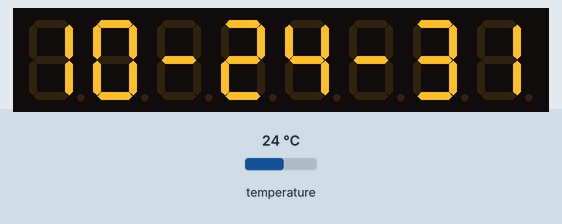
Recording of a sketch running on a simulated ESP32. Parts: 8-digit seven-segment display. Inputs (shaded band) come from the test bench; at power-on: temperature 24 °C. WiFi joins after 1.5 s; servers stay silent unless stated; network time is answered at once with the bench clock; the local clock reads 2024-03-15 10:24:30 at power-on unless the sketch sets it; what the sketch prints to the serial monitor is not drawn.

Above: at 1.6 s.
At 9.6 s:
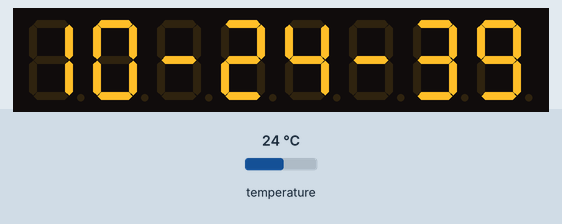
At 14.6 s:
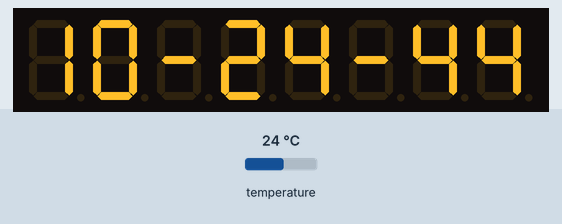
At 18.6 s:
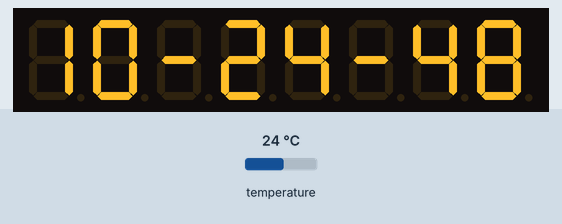
At 26.6 s:
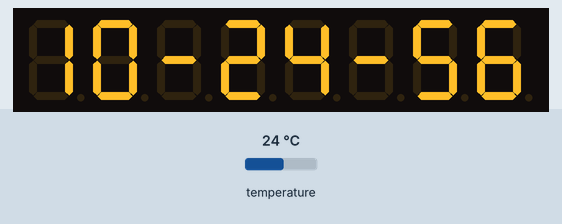
At 35.6 s:
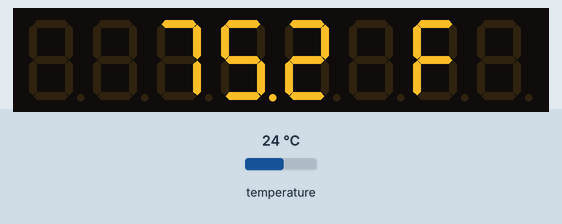

The sketch:

6.ino
```cpp
#include <WiFi.h>
#include <WiFiUdp.h>
#include <NTPClient.h>
#include "DHTesp.h"
#include "LedController.hpp" // เปลี่ยนเป็น Library มาตรฐาน

// กำหนดขาที่ต่อกับ ESP32
#define DHT_PIN 4
#define DIN_PIN 21
#define CS_PIN 19
#define CLK_PIN 18

const char* ssid = "SUT_IoTs";
const char* password = "MaiMeeJingJing";

WiFiUDP ntpUDP;
NTPClient timeClient(ntpUDP);
DHTesp dht;

// ใช้ LedControl แบบปกติ (DIN, CLK, CS, จำนวนจอ)
LedControl lc = LedControl(DIN_PIN, CLK_PIN, CS_PIN, 1);

void setup() {
  Serial.begin(115200);

  // 1. ตั้งค่าเซนเซอร์ DHT22
  dht.setup(DHT_PIN, DHTesp::DHT22);

  // 2. ตั้งค่าหน้าจอ MAX-7219
  lc.shutdown(0, false);       // เปิดการทำงานหน้าจอ
  lc.setIntensity(0, 8);       // ปรับความสว่าง (0-15)
  lc.clearDisplay(0);          // ล้างหน้าจอ

  // 3. เชื่อมต่อ WiFi
  Serial.print("Connecting to WiFi");
  WiFi.begin(ssid, password);
  while (WiFi.status() != WL_CONNECTED) {
    delay(500);
    Serial.print(".");
  }
  Serial.println(" Connected!");

  // 4. เริ่มต้น NTP Client (+7 ชั่วโมง = 25200 วินาที)
  timeClient.begin();
  timeClient.setTimeOffset(25200);
}

void loop() {
  timeClient.update();

  int currentHour = timeClient.getHours();
  int currentMinute = timeClient.getMinutes();
  int currentSecond = timeClient.getSeconds();

  if (currentSecond >= 5 && currentSecond <= 11) {

    float tempC = dht.getTemperature();
    float tempF = (tempC * 1.8) + 32.0;

    Serial.print("Temperature: ");
    Serial.print(tempF);
    Serial.println(" F");

    int tempInt = (int)(tempF * 10);
    int tTens = (tempInt / 100) % 10;
    int tOnes = (tempInt / 10) % 10;
    int tDec  = tempInt % 10;

    lc.clearDisplay(0); // ล้างจอก่อนแสดงอุณหภูมิ

    if(tTens > 0) {
       lc.setDigit(0, 5, tTens, false);
    }

    lc.setDigit(0, 4, tOnes, true);
    lc.setDigit(0, 3, tDec, false);
    lc.setChar(0, 1, 'F', false);

  } else {
    Serial.print("Time: ");
    Serial.println(timeClient.getFormattedTime());

    // แสดงเวลา HH-MM-SS
    lc.setDigit(0, 7, currentHour / 10, false);
    lc.setDigit(0, 6, currentHour % 10, false);
    lc.setChar(0, 5, '-', false);

    lc.setDigit(0, 4, currentMinute / 10, false);
    lc.setDigit(0, 3, currentMinute % 10, false);
    lc.setChar(0, 2, '-', false);

    lc.setDigit(0, 1, currentSecond / 10, false);
    lc.setDigit(0, 0, currentSecond % 10, false);
  }

  delay(1000);
}
```

Measured:
- what the display in image 0 shows lasts 1.0 s, from 1.5 s to 2.5 s
